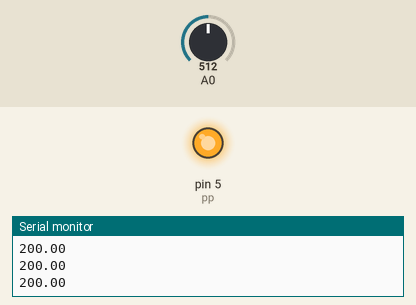
Recording of a sketch running on a simulated Arduino Uno, built with avr-gcc and run on an emulated ATmega328P. Shown: output pins drawn as LEDs (lit = HIGH), the last lines printed to the serial monitor. The test bench sets the inputs (shaded band); at power-on: A0 = 512.

Above: at 1.2 s.
1.3 s: A0 set to 202
2.8 s: A0 set to 184
At 3.9 s:
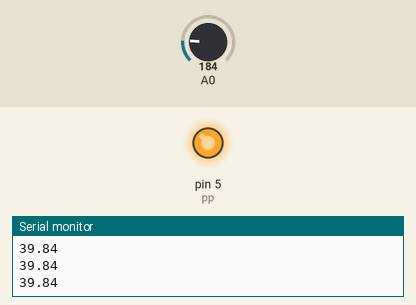
4.4 s: A0 set to 122
At 5.3 s:
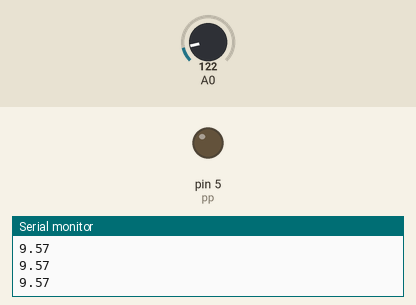
Timing chart, 0 to 7.4 s (numbered marks = the images above; inputs shaded):
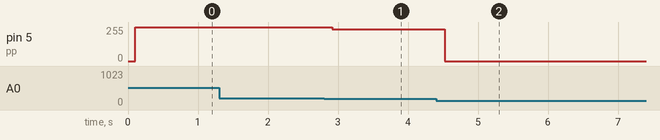

Measured:
- after the input at 2.8 s, pin 5 (pp): 255/255 → 240/255 after 0.12 s
- after the input at 4.4 s, pin 5 (pp): 240/255 → 0/255 after 0.12 s

The sketch:

dc_mototr1.ino
```cpp
// C++ code
//
int pp=5;
void setup()
{
  Serial.begin(9600);
  pinMode(A1, INPUT);
    pinMode(pp, OUTPUT);
}

void loop()
{
  double some=analogRead(A0);
  double datt= (((some * 5 )/1024)-0.5)*100;
  delay(100);
 Serial.write("\n");
 Serial.print(datt);

  if(datt <= 25){
  digitalWrite(pp,LOW);
  }
  else if( datt > 25 && datt < 40){
  int sss= map(datt,25,40,32,255);
  analogWrite(pp,sss);
  delay(100);
  }
  else if(datt > 40){
  digitalWrite(pp,HIGH);
  }


}
```
